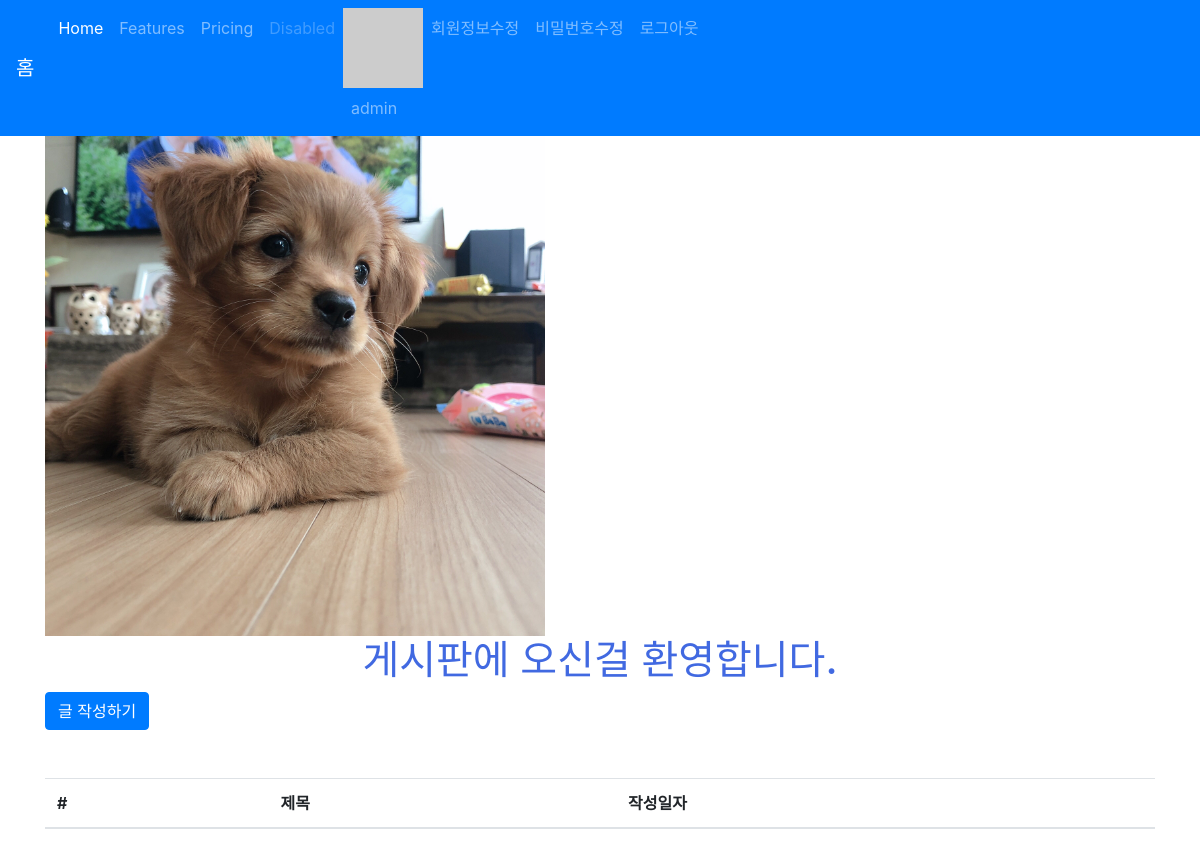
Before: /articles/explore/ (signed in) with the older database file.
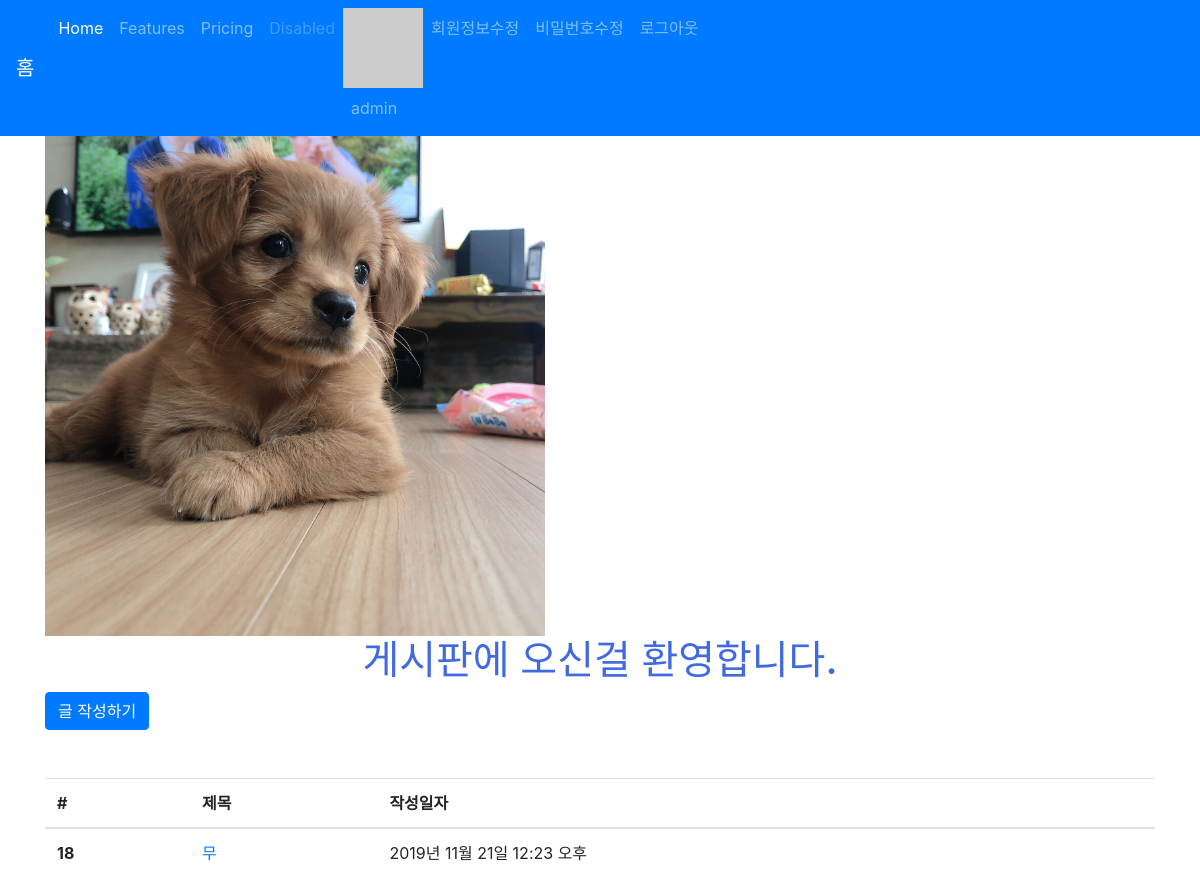
After: the same page with the newer database file.
### articles/models.py (models this page shows, shortened)
class Article(models.Model):
    title = models.CharField(max_length=10)
    content = models.TextField()
    image = models.ImageField(blank=True)
    image_thumbnail = ImageSpecField(
        processors=[ResizeToFill(300, 300)],
        format='JPEG',
        options={'quality': 80}
    )
    created_at = models.DateTimeField(auto_now_add=True)
    updated_at = models.DateTimeField(auto_now=True)
    user = models.ForeignKey(settings.AUTH_USER_MODEL, on_delete=models.CASCADE)
    like_users = models.ManyToManyField(
                                settings.AUTH_USER_MODEL,
                                related_name='like_articles',
                                blank=True
                                )
    hashtags = models.ManyToManyField(
                                HashTag,
                                related_name='articles',
                                blank=True
                                )

### articles/views.py (the view)
# urls.py: path('explore/', views.explore, name='explore'),
def explore(request):
    followings = request.user.followings.all()
    followings = chain(followings, [request.user])
    articles = Article.objects.filter(user__in=followings).order_by('-id')
    context = {
        'articles': articles
    }
    return render(request, 'articles/test.html', context)

### articles/templatetags/gravatar.py (called while the page is built)
@register.filter
def makehash(user):
    email = user.email
    social_user = user.socialaccount_set.all().first()
    if social_user:
        return social_user.extra_data.get('properties').get('profile_image')
    return  'https://www.gravatar.com/avatar/' + hashlib.md5(email.strip().lower().encode('utf-8')).hexdigest()

### articles/templates/articles/test.html (shortened to what this page needs)
{% extends 'articles/base.html' %}
{% load static %}
{% block css %}
<link rel="stylesheet" href="{% static 'articles/style.css' %}">
{% endblock %}
{% block body %}
<img src="{% static 'articles/bg.jpg' %}" alt="배경" width="500">
<h1 class="text-center title">게시판에 오신걸 환영합니다.</h1>
{% if user.is_authenticated %}
  <a class="btn btn-primary" href="{% url 'articles:create' %}" role="button">글 작성하기</a>
{% endif %}
<table class="table mt-5">
  <thead>
    <tr>
      <th scope="col">#</th>
      <th scope="col">제목</th>
      <th scope="col">작성일자</th>
    </tr>
  </thead>
  {% for article in articles %}
  <tr>
    <th scope="row">{{ article.id}}</th>
    <td>
      <a href="{% url 'articles:detail' article.pk %}">
        {{ article.title }}
      </a>
    </td>
      <td>{{ article.created_at }}</td>
    </tr>
    {% endfor %}
</table>
{% endblock %}

Changed rows visible on the page:
added Article: id "18", title "무", created_at "2019년 11월 21일 12:23 오후"
